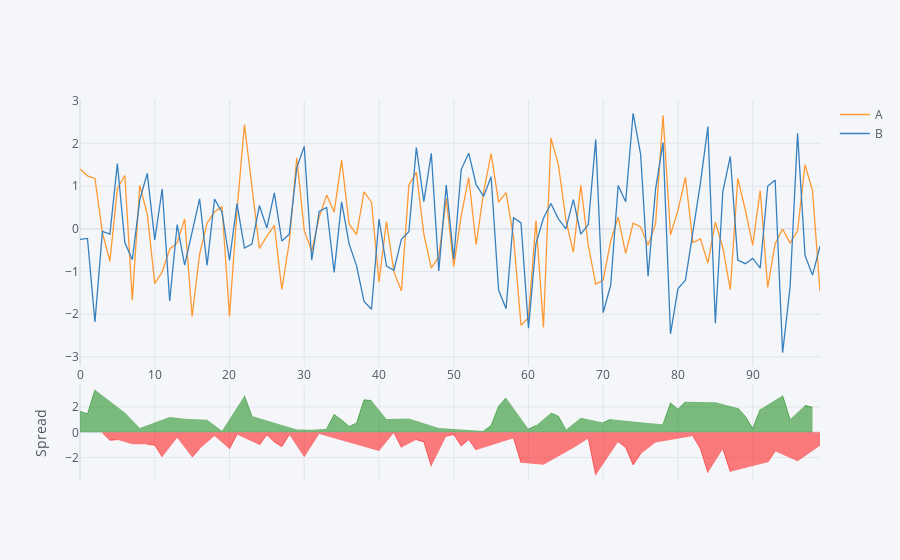

The notebook cell this image was saved under:
### Code cell
import warnings
warnings.filterwarnings('ignore')
df[['A','B']].iplot(kind='spread') # Ignore Warning

### Figure 1 — Plotly figure (JSON) as saved in the notebook; plotly's stock layout.template omitted (floating-point values rounded to 4 significant figures)
{"data": [{"line": {"color": "rgba(255, 153, 51, 1.0)", "dash": "solid", "shape": "linear", "width": 1.3}, "mode": "lines", "name": "A", "text": "", "type": "scatter", "x": [0, 1, 2, 3, 4, 5, 6, 7, 8, 9, 10, 11, 12, 13, 14, 15, 16, 17, 18, 19, 20, 21, 22, 23, 24, 25, 26, 27, 28, 29, 30, 31, 32, 33, 34, 35, 36, 37, 38, 39, 40, 41, 42, 43, 44, 45, 46, 47, 48, 49, 50, 51, 52, 53, 54, 55, 56, 57, 58, 59, 60, 61, 62, 63, 64, 65, 66, 67, 68, 69, 70, 71, 72, 73, 74, 75, 76, 77, 78, 79, 80, 81, 82, 83, 84, 85, 86, 87, 88, 89, 90, 91, 92, 93, 94, 95, 96, 97, 98, 99], "y": [1.399, 1.239, 1.178, -0.09351, -0.7573, 0.94, 1.247, -1.67, 1.017, 0.3453, -1.277, -1.012, -0.4727, -0.3326, 0.2285, -2.052, -0.5912, 0.13, 0.4017, 0.5119, -2.051, 0.4138, 2.441, 0.9276, -0.4614, -0.1709, 0.0819, -1.419, -0.3105, 1.652, -0.0441, -0.5215, 0.2727, 0.7876, 0.3904, 1.606, 0.112, -0.1395, 0.8652, 0.6219, -1.242, 0.1688, -1.01, -1.454, 1.026, 1.318, -0.1239, -0.9202, -0.6527, 0.7054, -0.8783, 0.3051, 1.199, -0.3742, 0.8654, 1.761, 0.6221, 0.8476, -0.2023, -2.26, -2.074, 0.1915, -2.308, 2.122, 1.502, 0.2073, -0.5501, 1.017, -0.3911, -1.3, -1.198, -0.281, 0.272, -0.5765, 0.1289, 0.0419, -0.3836, 0.1135, 2.657, -0.1395, 0.4294, 1.206, -0.3242, -0.2375, -0.802, 0.1552, -0.4388, -1.427, 1.178, 0.4455, -0.3845, 0.894, -1.374, -0.3489, -0.003691, -0.3363, -0.04914, 1.502, 0.887, -1.467]}, {"line": {"color": "rgba(55, 128, 191, 1.0)", "dash": "solid", "shape": "linear", "width": 1.3}, "mode": "lines", "name": "B", "text": "", "type": "scatter", "x": [0, 1, 2, 3, 4, 5, 6, 7, 8, 9, 10, 11, 12, 13, 14, 15, 16, 17, 18, 19, 20, 21, 22, 23, 24, 25, 26, 27, 28, 29, 30, 31, 32, 33, 34, 35, 36, 37, 38, 39, 40, 41, 42, 43, 44, 45, 46, 47, 48, 49, 50, 51, 52, 53, 54, 55, 56, 57, 58, 59, 60, 61, 62, 63, 64, 65, 66, 67, 68, 69, 70, 71, 72, 73, 74, 75, 76, 77, 78, 79, 80, 81, 82, 83, 84, 85, 86, 87, 88, 89, 90, 91, 92, 93, 94, 95, 96, 97, 98, 99], "y": [-0.2494, -0.2245, -2.182, -0.05962, -0.1263, 1.526, -0.3232, -0.7243, 0.6792, 1.298, -0.2588, 0.9316, -1.686, 0.09713, -0.8482, -0.08192, 0.7015, -0.8565, 0.6938, 0.3897, -0.7419, 0.59, -0.4495, -0.3597, 0.5426, 0.01888, 0.8407, -0.2841, -0.1257, 1.426, 1.929, -0.7322, 0.4071, 0.4996, -1.021, 0.6308, -0.352, -0.8669, -1.7, -1.884, 0.2287, -0.8719, -0.9711, -0.2474, -0.06798, 1.9, 0.635, 1.766, -0.9862, 1.021, -0.7096, 1.385, 1.768, 1.032, 0.7603, 1.218, -1.433, -1.871, 0.2581, 0.1381, -2.329, -0.3491, 0.2459, 0.5927, 0.2313, -0.001469, 0.6808, -0.1269, 0.09718, 2.091, -1.962, -1.316, 1.015, 0.6299, 2.702, 1.748, -1.112, 0.9274, 2.016, -2.457, -1.399, -1.202, -0.02322, 1.061, 2.392, -2.209, 0.8724, 1.693, -0.7314, -0.8169, -0.695, -0.9219, 0.9957, 1.142, -2.9, -1.36, 2.235, -0.6252, -1.085, -0.4042]}, {"connectgaps": false, "fill": "tozeroy", "line": {"color": "green", "dash": "solid", "shape": "linear", "width": 0.5}, "mode": "lines", "name": "Spread", "showlegend": false, "type": "scatter", "x": [0, 1, 2, 3, 4, 5, 6, 7, 8, 9, 10, 11, 12, 13, 14, 15, 16, 17, 18, 19, 20, 21, 22, 23, 24, 25, 26, 27, 28, 29, 30, 31, 32, 33, 34, 35, 36, 37, 38, 39, 40, 41, 42, 43, 44, 45, 46, 47, 48, 49, 50, 51, 52, 53, 54, 55, 56, 57, 58, 59, 60, 61, 62, 63, 64, 65, 66, 67, 68, 69, 70, 71, 72, 73, 74, 75, 76, 77, 78, 79, 80, 81, 82, 83, 84, 85, 86, 87, 88, 89, 90, 91, 92, 93, 94, 95, 96, 97, 98, 99], "xaxis": "x2", "y": [1.649, 1.463, 3.36, "", "", "", 1.57, "", 0.3381, "", "", "", 1.214, "", 1.077, "", "", 0.9865, "", 0.1222, "", "", 2.89, 1.287, "", "", "", "", "", 0.2257, "", 0.2107, "", 0.288, 1.411, 0.9751, 0.464, 0.7274, 2.565, 2.506, "", 1.041, "", "", 1.094, "", "", "", 0.3335, "", "", "", "", "", 0.1051, 0.5424, 2.055, 2.718, "", "", 0.2552, 0.5406, "", 1.529, 1.27, 0.2088, "", 1.144, "", "", 0.7642, 1.035, "", "", "", "", 0.7286, "", 0.6412, 2.318, 1.828, 2.408, "", "", "", 2.364, "", "", 1.91, 1.262, 0.3105, 1.816, "", "", 2.896, 1.024, "", 2.127, 1.972, ""], "yaxis": "y2"}, {"connectgaps": false, "fill": "tozeroy", "line": {"color": "red", "dash": "solid", "shape": "linear", "width": 0.5}, "mode": "lines", "name": "Spread", "showlegend": false, "type": "scatter", "x": [0, 1, 2, 3, 4, 5, 6, 7, 8, 9, 10, 11, 12, 13, 14, 15, 16, 17, 18, 19, 20, 21, 22, 23, 24, 25, 26, 27, 28, 29, 30, 31, 32, 33, 34, 35, 36, 37, 38, 39, 40, 41, 42, 43, 44, 45, 46, 47, 48, 49, 50, 51, 52, 53, 54, 55, 56, 57, 58, 59, 60, 61, 62, 63, 64, 65, 66, 67, 68, 69, 70, 71, 72, 73, 74, 75, 76, 77, 78, 79, 80, 81, 82, 83, 84, 85, 86, 87, 88, 89, 90, 91, 92, 93, 94, 95, 96, 97, 98, 99], "xaxis": "x2", "y": ["", "", "", -0.0339, -0.631, -0.5861, "", -0.9455, "", -0.9526, -1.018, -1.943, "", -0.4297, "", -1.97, -1.293, "", -0.2921, "", -1.309, -0.1762, "", "", -1.004, -0.1898, -0.7588, -1.135, -0.1848, "", -1.973, "", -0.1344, "", "", "", "", "", "", "", -1.47, "", -0.03926, -1.206, "", -0.5813, -0.759, -2.687, "", -0.3153, -0.1687, -1.08, -0.569, -1.407, "", "", "", "", -0.4604, -2.398, "", "", -2.554, "", "", "", -1.231, "", -0.4883, -3.391, "", "", -0.7428, -1.206, -2.573, -1.706, "", -0.8139, "", "", "", "", -0.301, -1.299, -3.194, "", -1.311, -3.12, "", "", "", "", -2.37, -1.491, "", "", -2.284, "", "", -1.063], "yaxis": "y2"}], "layout": {"hovermode": "x", "legend": {"bgcolor": "#F5F6F9", "font": {"color": "#4D5663"}}, "paper_bgcolor": "#F5F6F9", "plot_bgcolor": "#F5F6F9", "title": {"font": {"color": "#4D5663"}}, "xaxis": {"gridcolor": "#E1E5ED", "showgrid": true, "tickfont": {"color": "#4D5663"}, "title": {"font": {"color": "#4D5663"}, "text": ""}, "zerolinecolor": "#E1E5ED"}, "xaxis2": {"anchor": "y2", "gridcolor": "#E1E5ED", "showgrid": true, "showticklabels": false, "tickfont": {"color": "#4D5663"}, "title": {"font": {"color": "#4D5663"}, "text": ""}, "zerolinecolor": "#E1E5ED"}, "yaxis": {"domain": [0.3, 1], "gridcolor": "#E1E5ED", "showgrid": true, "tickfont": {"color": "#4D5663"}, "title": {"font": {"color": "#4D5663"}, "text": ""}, "zerolinecolor": "#E1E5ED"}, "yaxis2": {"domain": [0, 0.25], "gridcolor": "#E1E5ED", "showgrid": true, "tickfont": {"color": "#4D5663"}, "title": {"font": {"color": "#4D5663"}, "text": "Spread"}, "zerolinecolor": "#E1E5ED"}}}
